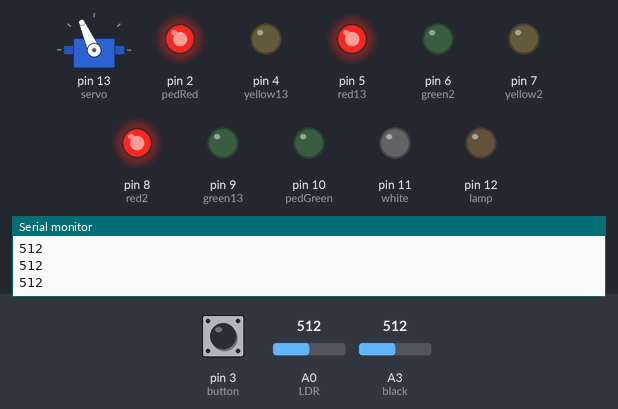
Simulated run of this sketch. Board: Arduino Uno, built with avr-gcc and run on an emulated ATmega328P. On the bench: servo, output pins drawn as LEDs (lit = HIGH), the last lines printed to the serial monitor. The inputs (shaded band) are chosen by the test bench; at power-on: A3 (black) = 512, A0 (LDR) = 512, pin 3 (button) LOW.

Above: at 1.2 s.
1.3 s: A3 (black) set to 56
4.3 s: A3 (black) set to 45
At 6.54 s:
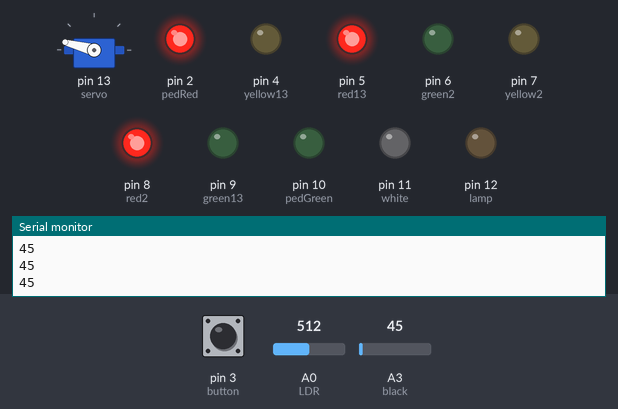
7.3 s: A0 (LDR) set to 97
9.4 s: A0 (LDR) set to 83
At 9.7 s:
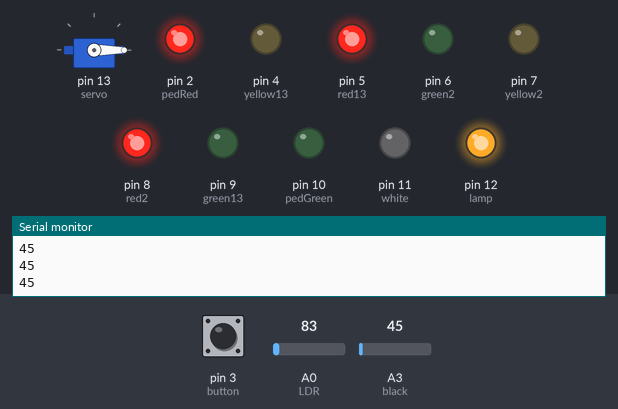
10.9 s: A3 (black) set to 122
At 13.6 s:
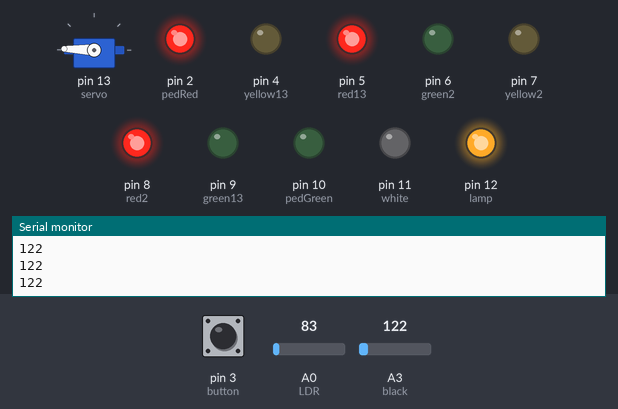
13.9 s: A0 (LDR) set to 122
At 17.6 s:
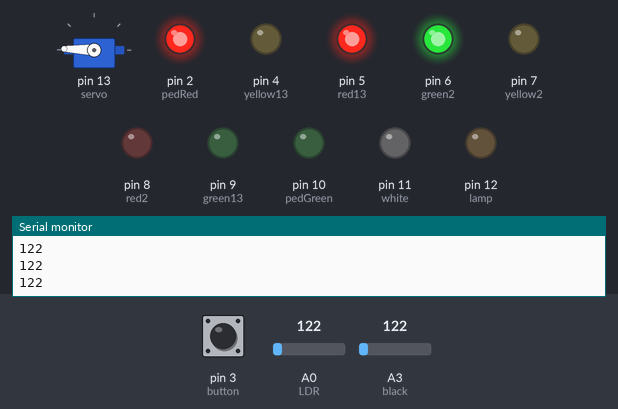
Timing chart, 0 to 17.9 s (numbered marks = the images above; inputs shaded):
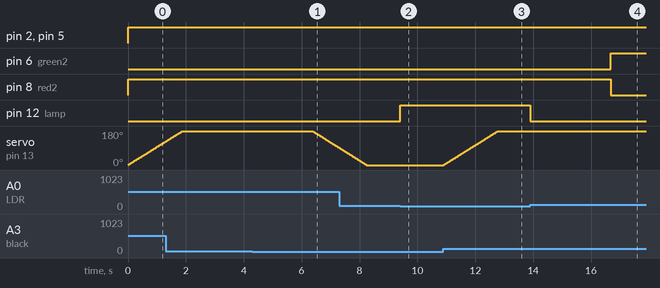

The sketch:

Traffic_Lights.ino
```cpp
#include <Servo.h>

//Traffic/Pedestrian Lights
int green13 = 9, red2 = 8, yellow2= 7, green2 = 6, red13 = 5, yellow13 = 4, pedRed = 2, pedGreen = 10;
int time = 10000;
//LDR
int LDR = 0;
int LDRValue = 0;
int light_sensitivity = 90;
int lamp = 12;
//IR
int black = A3, white = 11, receiverValue = 0;
//Servo Motor
Servo servo;
int pos = 0;
boolean shouldOpen, shouldClose;
//Timer
int timer = 0, oldTimer = 0;
int timeLeft = 0; //created for button
int stage = 0; //created for button
int timer2 = 0;
//Button
int button = 3;
boolean hasShortened = true;
boolean closeTime  =true;

void setup ()
{
  pinMode (red13, OUTPUT);
  pinMode (red2, OUTPUT);
  pinMode (yellow13, OUTPUT);
  pinMode (yellow2, OUTPUT);
  pinMode (green2, OUTPUT);
  pinMode (green13, OUTPUT);
  pinMode (pedRed, OUTPUT);
  pinMode (pedGreen, OUTPUT);
  digitalWrite (red2, HIGH);
  //LDR
  Serial.begin (9600);
  pinMode (lamp, OUTPUT);
  //IR
  Serial.begin (9600);
  pinMode (white, OUTPUT);
  pinMode (white, HIGH);
  //Servo
  servo.attach (13);
  //button
  pinMode(button, INPUT);
}

void loop ()
{
  //Lights
  if (timer == oldTimer + timeLeft || timer == 0)
  {
    oldTimer = timer;
    if (timer != 0)
      stage ++;
    if (timer == 0)
    {
      digitalWrite (pedRed, HIGH);
      digitalWrite (yellow13, LOW);
      digitalWrite (red13, HIGH);
      timeLeft = 2000;
    }
    else if (stage == 1)
    {
      digitalWrite (red2, LOW);
      digitalWrite (green2, HIGH);
      timeLeft = 10000;
      if (hasShortened)
        hasShortened = false;
    }
    else if (stage == 2)
    {
      digitalWrite (green2, LOW);
      digitalWrite (yellow2, HIGH);
      timeLeft = 3000;
    }
    else if (stage == 3)
    {
      digitalWrite (yellow2, LOW);
      digitalWrite (red2, HIGH);
      timeLeft = 2000;
    }
    else if (stage == 4)
    {
      digitalWrite (red13, LOW);
      digitalWrite (green13, HIGH);
      digitalWrite (pedRed, LOW);
      //pedestrian light
      digitalWrite (pedGreen, HIGH);
      timeLeft = 5000;
    }
    else if (stage == 5 || stage == 7 || stage == 9 || stage == 11)
    {
      if (stage == 5)
        digitalWrite (pedGreen, LOW);
      digitalWrite (pedRed, HIGH);
      timeLeft = 500;
    }
    else if (stage == 6 || stage == 8 || stage == 10 || stage == 12)
    {
      digitalWrite (pedRed, LOW);
      if (stage == 12)
      {
        digitalWrite (pedRed, HIGH);
        digitalWrite (green13, LOW);
        digitalWrite (yellow13, HIGH);
        timeLeft = 3000;
      }
      else
        timeLeft = 500;
    }
    else
    {
      if (stage == 13)
      {
        timer = -10;
        stage = -1;
      }
    }
  }
  //LDR
  LDRValue = analogRead (LDR);
  //Serial.println (LDRValue);
  //delay (50);
  if (LDRValue < light_sensitivity)
    digitalWrite (lamp, HIGH);
  else
    digitalWrite (lamp, LOW);

  //Infrared Sensor
  receiverValue = analogRead (black);
 //Serial.println (receiverValue);
  //delay (50);
   Serial.println (receiverValue);
  if (receiverValue >50 && !shouldOpen && !shouldClose)
  {
    shouldOpen = true;
    //Serial.println (receiverValue);
    //Serial.println (receiverValue);
  }
  if (receiverValue > 50 && shouldOpen)
    closeTime = false;
  // Serial.println (receiverValue);
  if (shouldOpen || shouldClose)
  {
    if (shouldOpen)
    {
      timer2 += 10;
      //Serial.println (timer2);
      if (!closeTime)
      {
        timer2 = 0;
        closeTime = true;
      }
      if (pos < 179)
        pos ++;
      else if (pos == 179 && timer2 == 2000)
      {
        shouldOpen = false;
        shouldClose = true;
        timer2 = 0;
      }
    }
    else
    {
      if (shouldClose)
      {
        pos --;
        if (pos == 0)
          shouldClose = false;
      }
    }
    if (pos!=179)
      servo.write (pos);
    delay (9);
  }

  //button
  // Serial.println (digitalRead (button));
  if (digitalRead (button) == HIGH && !hasShortened)
  {
    //Serial.println (timeLeft);
   // Serial.println ((int) (timeLeft*0.6));
    timeLeft = (int) (timeLeft * 0.6);
    hasShortened = true;
  }

  delay (1); //for timer
  timer ++;
}
```

Measured:
- the behaviour switches between 51 and 50 on A3 (black) (found by bisection; images 0 and 1)
- the behaviour switches between 90 and 89 on A0 (LDR) (found by bisection; images 1 and 2)
- after the input at 4.3 s, servo on pin 13 (servo): moves from 178° to 91° over 0.91 s, starting after 2.1 s
- after the input at 9.4 s, pin 12 (lamp): LOW → HIGH at once
- after the input at 10.9 s, pin 6 (green2): stays LOW (without the input it goes to HIGH after 2.3 s); pin 8 (red2): stays HIGH (without the input it goes to LOW after 2.3 s); servo on pin 13 (servo): moves from 0° to 178° over 1.9 s, starting at once
- after the input at 13.9 s, pin 12 (lamp): HIGH → LOW at once
